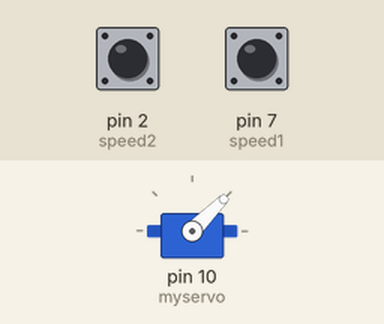
Simulated run of this sketch. Board: Arduino Uno, built with avr-gcc and run on an emulated ATmega328P. Shown: servo. Inputs (shaded band) come from the test bench; at power-on: pin 2 (speed2) HIGH, pin 7 (speed1) HIGH.

Above: at 1.2 s.
1.3 s: pin 2 (speed2) pulled LOW for 3.2 s
At 1.7 s:
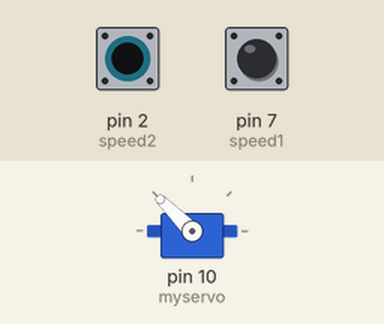
6.0 s: pin 7 (speed1) pulled LOW for 3.2 s
At 10.3 s:
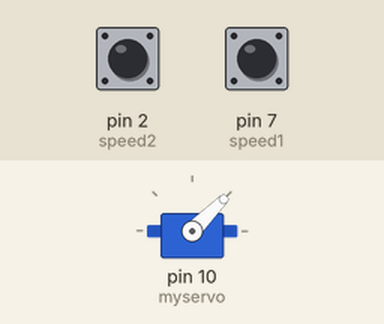
Timing chart, 0 to 11.8 s (numbered marks = the images above; inputs shaded):
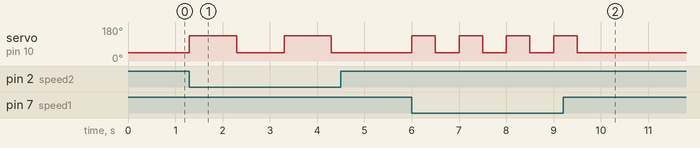

The sketch:

servo_2botoes.ino
```cpp
#include <Servo.h>

Servo myservo;  // create Servo object to control a servo

const int speed1 = 7;
const int speed2 = 2;
int val45 = 45;
int val135 = 135;

void setup() {
  myservo.attach(10);
  pinMode(speed2, INPUT_PULLUP);
  pinMode(speed1, INPUT_PULLUP);
  myservo.write(val45);
}

void loop() {
  if(digitalRead(speed1)== LOW){
    myservo.write(val135);
    delay(500);
    myservo.write(val45);
    delay(500);
  }

  if(digitalRead(speed2) == LOW){
    myservo.write(val135);
    delay(1000);
    myservo.write(val45);
    delay(1000);
  }

}
```

Measured:
- after the input at 1.3 s, servo on pin 10 (myservo): alternates 135° for 1.0 s and 45° for 1.0 s, starting at once
- after the input at 6.0 s, servo on pin 10 (myservo): alternates 135° for 0.50 s and 45° for 0.50 s, 8 changes in all, then stays 45°, starting at once
